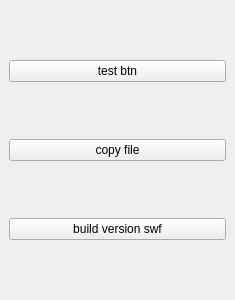
<?xml version="1.0" encoding="UTF-8"?>
<ui version="4.0">
 <class>LeftFnWin</class>
 <widget class="QDockWidget" name="LeftFnWin">
  <property name="geometry">
   <rect>
    <x>0</x>
    <y>0</y>
    <width>235</width>
    <height>300</height>
   </rect>
  </property>
  <property name="windowTitle">
   <string>function</string>
  </property>
  <widget class="QWidget" name="verticalLayoutWidget">
   <layout class="QVBoxLayout" name="verticalLayout">
    <item>
     <widget class="QPushButton" name="m_btnCheck">
      <property name="text">
       <string>test btn</string>
      </property>
     </widget>
    </item>
    <item>
     <widget class="QPushButton" name="m_btnVersion">
      <property name="text">
       <string>copy file</string>
      </property>
     </widget>
    </item>
    <item>
     <widget class="QPushButton" name="m_btnVerSwf">
      <property name="text">
       <string>build version swf</string>
      </property>
     </widget>
    </item>
   </layout>
  </widget>
 </widget>
 <resources/>
 <connections/>
</ui>
